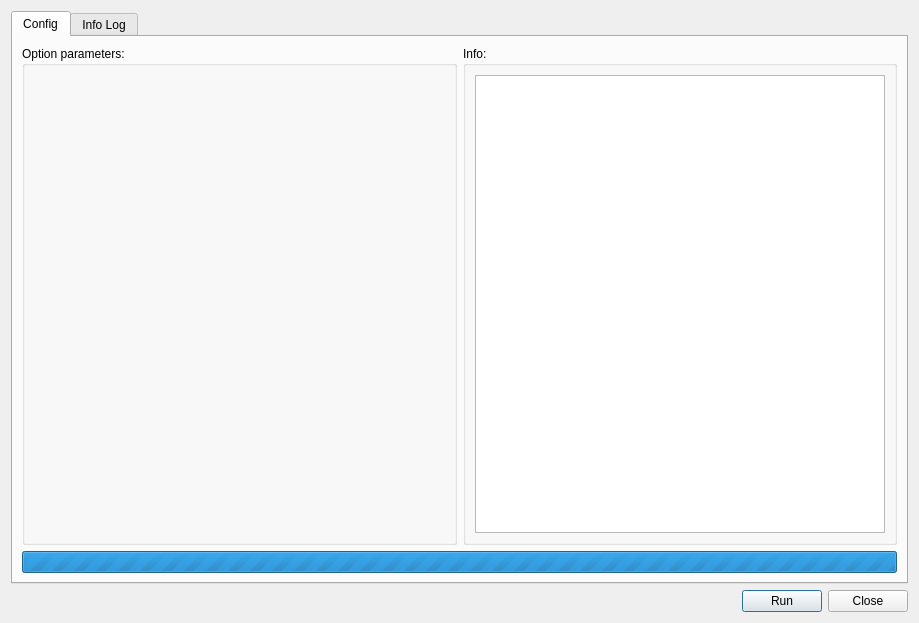
<?xml version="1.0" encoding="UTF-8"?>
<ui version="4.0">
 <class>dlg_main_importinp</class>
 <widget class="QDialog" name="dlg_main_importinp">
  <property name="geometry">
   <rect>
    <x>0</x>
    <y>0</y>
    <width>919</width>
    <height>623</height>
   </rect>
  </property>
  <property name="windowTitle">
   <string>Config parameters</string>
  </property>
  <layout class="QVBoxLayout" name="verticalLayout_2">
   <item>
    <widget class="QTabWidget" name="mainTab">
     <property name="currentIndex">
      <number>0</number>
     </property>
     <widget class="QWidget" name="tab_config">
      <attribute name="title">
       <string>Config</string>
      </attribute>
      <layout class="QGridLayout" name="gridLayout">
       <item row="2" column="0" colspan="2">
        <widget class="QProgressBar" name="progressBar">
         <property name="minimum">
          <number>0</number>
         </property>
         <property name="maximum">
          <number>0</number>
         </property>
         <property name="value">
          <number>-1</number>
         </property>
         <property name="textVisible">
          <bool>true</bool>
         </property>
         <property name="invertedAppearance">
          <bool>false</bool>
         </property>
         <property name="format">
          <string>%p%</string>
         </property>
        </widget>
       </item>
       <item row="0" column="1" rowspan="2">
        <widget class="QGroupBox" name="groupBox">
         <property name="title">
          <string>Info:</string>
         </property>
         <layout class="QVBoxLayout" name="verticalLayout">
          <item>
           <widget class="QTextEdit" name="txt_info">
            <property name="sizePolicy">
             <sizepolicy hsizetype="Preferred" vsizetype="Preferred">
              <horstretch>0</horstretch>
              <verstretch>0</verstretch>
             </sizepolicy>
            </property>
           </widget>
          </item>
         </layout>
        </widget>
       </item>
       <item row="0" column="0" rowspan="2">
        <widget class="QGroupBox" name="grb_parameters">
         <property name="title">
          <string>Option parameters:</string>
         </property>
         <layout class="QGridLayout" name="gridLayout_3">
          <item row="0" column="0">
           <layout class="QGridLayout" name="grl_option_parameters" rowstretch="0" columnstretch="0"/>
          </item>
          <item row="1" column="0">
           <spacer name="verticalSpacer">
            <property name="orientation">
             <enum>Qt::Vertical</enum>
            </property>
            <property name="sizeHint" stdset="0">
             <size>
              <width>20</width>
              <height>40</height>
             </size>
            </property>
           </spacer>
          </item>
         </layout>
        </widget>
       </item>
      </layout>
     </widget>
     <widget class="QWidget" name="tab_loginfo">
      <attribute name="title">
       <string>Info Log</string>
      </attribute>
      <layout class="QGridLayout" name="gridLayout_2">
       <item row="0" column="0">
        <widget class="QTextEdit" name="txt_infolog"/>
       </item>
      </layout>
     </widget>
    </widget>
   </item>
   <item>
    <layout class="QHBoxLayout" name="horizontalLayout_2">
     <item>
      <spacer name="horizontalSpacer">
       <property name="orientation">
        <enum>Qt::Horizontal</enum>
       </property>
       <property name="sizeHint" stdset="0">
        <size>
         <width>40</width>
         <height>20</height>
        </size>
       </property>
      </spacer>
     </item>
     <item>
      <widget class="QPushButton" name="btn_run">
       <property name="text">
        <string>Run</string>
       </property>
      </widget>
     </item>
     <item>
      <widget class="QPushButton" name="btn_close">
       <property name="text">
        <string>Close</string>
       </property>
      </widget>
     </item>
    </layout>
   </item>
  </layout>
 </widget>
 <resources/>
 <connections/>
</ui>
